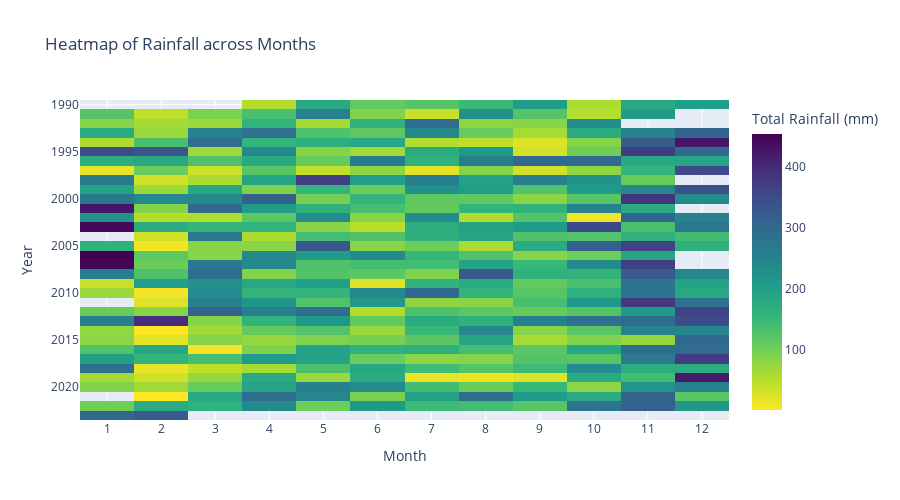

Source (notebook cell):
### Markdown cell above
**Conclusion**: For the features total rainfall, minimum surface temperature and mean daily sunshine hours, it seems like there was no major change across all the years. For humidity, it seems like there was a drop in relative humidity since 2015 as the levels have been consistently below the median line (in red).

Therefore, analysis across the months will be focused on total rainfall, minimum surface temperature and mean daily sunshine hours.

### Code cell
# First, unstack the dataframe
df_cross = df_new.set_index(['year','month'])['total_rainfall'].unstack()

fig = px.imshow(df_cross, height=500, aspect='auto', color_continuous_scale='viridis_r', 
                title="Heatmap of Rainfall across Months")


# Set the axis labels
fig.update_xaxes(title_text='Month',tickmode='array', tickvals=list(range(1, 13)))
fig.update_yaxes(title_text='Year')

# Set the color bar label for temperature
fig.update_layout(coloraxis_colorbar=dict(title="Total Rainfall (mm)"))

### Figure 1 — Plotly figure (JSON) as saved in the notebook; plotly's stock layout.template omitted (floating-point values rounded to 4 significant figures; data arrays with more than 128 entries replaced by an {"elided": "..."} marker saying what was removed)
{"data": [{"coloraxis": "coloraxis", "hovertemplate": "month: %{x}<br>year: %{y}<br>color: %{z}<extra></extra>", "name": "0", "type": "heatmap", "x": [1, 2, 3, 4, 5, 6, 7, 8, 9, 10, 11, 12], "xaxis": "x", "y": [1990, 1991, 1992, 1993, 1994, 1995, 1996, 1997, 1998, 1999, 2000, 2001, 2002, 2003, 2004, 2005, 2006, 2007, 2008, 2009, 2010, 2011, 2012, 2013, 2014, 2015, 2016, 2017, 2018, 2019, 2020, 2021, 2022, 2023], "yaxis": "y", "z": {"elided": "34x12 float values"}}], "layout": {"coloraxis": {"colorbar": {"title": {"text": "Total Rainfall (mm)"}}, "colorscale": [[0, "#fde725"], [0.1111, "#b5de2b"], [0.2222, "#6ece58"], [0.3333, "#35b779"], [0.4444, "#1f9e89"], [0.5556, "#26828e"], [0.6667, "#31688e"], [0.7778, "#3e4989"], [0.8889, "#482878"], [1, "#440154"]]}, "height": 500, "title": {"text": "Heatmap of Rainfall across Months"}, "xaxis": {"anchor": "y", "domain": [0, 1], "tickmode": "array", "tickvals": [1, 2, 3, 4, 5, 6, 7, 8, 9, 10, 11, 12], "title": {"text": "Month"}}, "yaxis": {"anchor": "x", "autorange": "reversed", "domain": [0, 1], "title": {"text": "Year"}}}}
